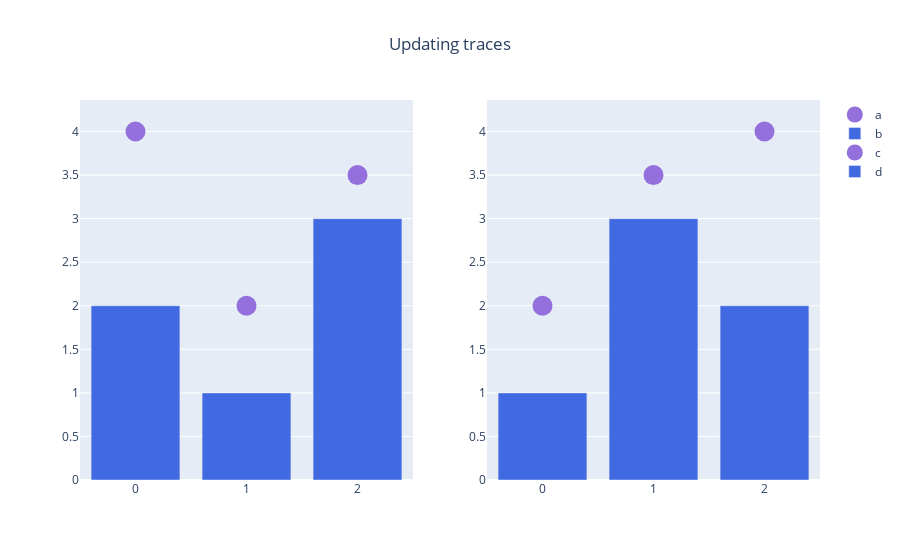

Notebook source saved alongside this figure:
### Code cell
fig.update_traces(marker_color="MediumPurple", selector=dict(marker_color="LightSeaGreen"))

### Figure 1 — Plotly figure (JSON) as saved in the notebook; plotly's stock layout.template omitted (floating-point values rounded to 4 significant figures)
{"data": [{"marker": {"color": "MediumPurple", "size": 20}, "mode": "markers", "name": "a", "type": "scatter", "xaxis": "x", "y": [4, 2, 3.5], "yaxis": "y"}, {"marker": {"color": "RoyalBlue"}, "name": "b", "type": "bar", "xaxis": "x", "y": [2, 1, 3], "yaxis": "y"}, {"marker": {"color": "MediumPurple", "size": 20}, "mode": "markers", "name": "c", "type": "scatter", "xaxis": "x2", "y": [2, 3.5, 4], "yaxis": "y2"}, {"marker": {"color": "RoyalBlue"}, "name": "d", "type": "bar", "xaxis": "x2", "y": [1, 3, 2], "yaxis": "y2"}], "layout": {"autosize": true, "title": {"text": "Updating traces", "x": 0.5}, "xaxis": {"anchor": "y", "autorange": true, "domain": [0, 0.45], "range": [-0.5, 2.5]}, "xaxis2": {"anchor": "y2", "autorange": true, "domain": [0.55, 1], "range": [-0.5, 2.5]}, "yaxis": {"anchor": "x", "autorange": true, "domain": [0, 1], "range": [0, 4.543], "type": "linear"}, "yaxis2": {"anchor": "x2", "autorange": true, "domain": [0, 1], "range": [0, 4.543], "type": "linear"}}}
